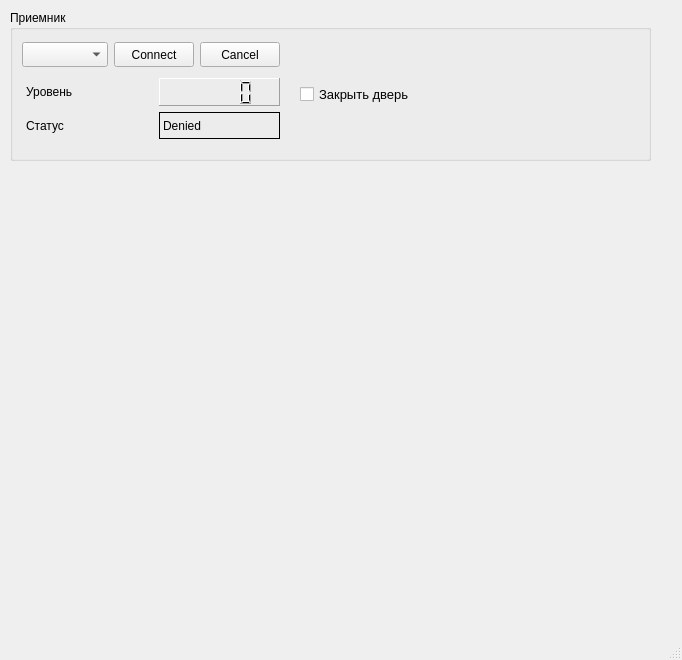
<?xml version="1.0" encoding="UTF-8"?>
<ui version="4.0">
 <class>MainWindow</class>
 <widget class="QMainWindow" name="MainWindow">
  <property name="geometry">
   <rect>
    <x>0</x>
    <y>0</y>
    <width>682</width>
    <height>660</height>
   </rect>
  </property>
  <property name="windowTitle">
   <string>Макет - 1</string>
  </property>
  <widget class="QWidget" name="centralwidget">
   <widget class="QGroupBox" name="groupBox">
    <property name="geometry">
     <rect>
      <x>10</x>
      <y>10</y>
      <width>641</width>
      <height>151</height>
     </rect>
    </property>
    <property name="title">
     <string>Приемник</string>
    </property>
    <widget class="QComboBox" name="com_list">
     <property name="geometry">
      <rect>
       <x>12</x>
       <y>32</y>
       <width>86</width>
       <height>25</height>
      </rect>
     </property>
    </widget>
    <widget class="QPushButton" name="buttonOk">
     <property name="geometry">
      <rect>
       <x>104</x>
       <y>32</y>
       <width>80</width>
       <height>25</height>
      </rect>
     </property>
     <property name="text">
      <string>Connect</string>
     </property>
    </widget>
    <widget class="QPushButton" name="buttonCancel">
     <property name="geometry">
      <rect>
       <x>190</x>
       <y>32</y>
       <width>80</width>
       <height>25</height>
      </rect>
     </property>
     <property name="text">
      <string>Cancel</string>
     </property>
    </widget>
    <widget class="QWidget" name="layoutWidget">
     <property name="geometry">
      <rect>
       <x>16</x>
       <y>68</y>
       <width>111</width>
       <height>61</height>
      </rect>
     </property>
     <layout class="QVBoxLayout" name="verticalLayout">
      <item>
       <widget class="QLabel" name="label_delay">
        <property name="text">
         <string>Уровень</string>
        </property>
       </widget>
      </item>
      <item>
       <widget class="QLabel" name="label_status">
        <property name="text">
         <string>Статус</string>
        </property>
       </widget>
      </item>
     </layout>
    </widget>
    <widget class="QWidget" name="layoutWidget">
     <property name="geometry">
      <rect>
       <x>149</x>
       <y>68</y>
       <width>121</width>
       <height>61</height>
      </rect>
     </property>
     <layout class="QVBoxLayout" name="verticalLayout_2">
      <item>
       <widget class="QLCDNumber" name="lcd">
        <property name="frameShape">
         <enum>QFrame::Panel</enum>
        </property>
       </widget>
      </item>
      <item>
       <widget class="QLabel" name="label_color">
        <property name="frameShape">
         <enum>QFrame::Box</enum>
        </property>
        <property name="text">
         <string>Denied</string>
        </property>
       </widget>
      </item>
     </layout>
    </widget>
    <widget class="QCheckBox" name="checkBox_door_status">
     <property name="geometry">
      <rect>
       <x>290</x>
       <y>74</y>
       <width>151</width>
       <height>20</height>
      </rect>
     </property>
     <property name="font">
      <font>
       <pointsize>10</pointsize>
      </font>
     </property>
     <property name="text">
      <string>Закрыть дверь</string>
     </property>
    </widget>
   </widget>
   <widget class="PlotWidget" name="graph" native="true">
    <property name="geometry">
     <rect>
      <x>10</x>
      <y>190</y>
      <width>641</width>
      <height>381</height>
     </rect>
    </property>
   </widget>
  </widget>
  <widget class="QMenuBar" name="menubar">
   <property name="geometry">
    <rect>
     <x>0</x>
     <y>0</y>
     <width>682</width>
     <height>22</height>
    </rect>
   </property>
  </widget>
  <widget class="QStatusBar" name="statusbar"/>
 </widget>
 <customwidgets>
  <customwidget>
   <class>PlotWidget</class>
   <extends>QWidget</extends>
   <header>pyqtgraph</header>
   <container>1</container>
  </customwidget>
 </customwidgets>
 <resources/>
 <connections/>
</ui>
